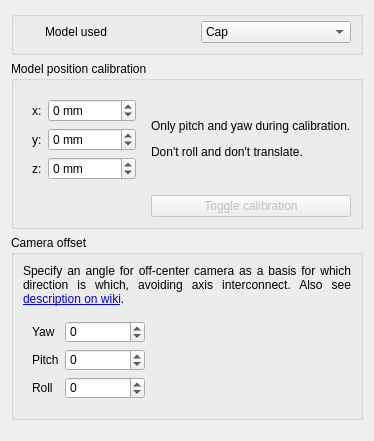
     <widget class="QWidget" name="tab_2">
      <attribute name="title">
       <string>Model</string>
      </attribute>
      <layout class="QVBoxLayout" name="verticalLayout_2">
       <item>
        <widget class="QGroupBox" name="groupBox_6111">
         <property name="sizePolicy">
          <sizepolicy hsizetype="Preferred" vsizetype="Fixed">
           <horstretch>0</horstretch>
           <verstretch>0</verstretch>
          </sizepolicy>
         </property>
         <property name="styleSheet">
          <string notr="true">QFrame { border: 0; }</string>
         </property>
         <layout class="QGridLayout" name="gridLayout_17">
          <property name="leftMargin">
           <number>31</number>
          </property>
          <property name="topMargin">
           <number>4</number>
          </property>
          <item row="0" column="1">
           <widget class="QComboBox" name="model_used">
            <property name="sizeAdjustPolicy">
             <enum>QComboBox::AdjustToMinimumContentsLength</enum>
            </property>
            <property name="iconSize">
             <size>
              <width>32</width>
              <height>32</height>
             </size>
            </property>
            <item>
             <property name="text">
              <string>Cap</string>
             </property>
             <property name="icon">
              <iconset resource="ui-res.qrc">
               <normaloff>:/images/trackhat-hat.png</normaloff>:/images/trackhat-hat.png</iconset>
             </property>
            </item>
            <item>
             <property name="text">
              <string>Clip</string>
             </property>
             <property name="icon">
              <iconset resource="ui-res.qrc">
               <normaloff>:/images/trackhat-clip-right.png</normaloff>:/images/trackhat-clip-right.png</iconset>
             </property>
            </item>
            <item>
             <property name="text">
              <string>Clip left-handed</string>
             </property>
             <property name="icon">
              <iconset resource="ui-res.qrc">
               <normaloff>:/images/trackhat-clip-left.png</normaloff>:/images/trackhat-clip-left.png</iconset>
             </property>
            </item>
           </widget>
          </item>
          <item row="0" column="0">
           <widget class="QLabel" name="label_31">
            <property name="text">
             <string>Model used</string>
            </property>
           </widget>
          </item>
         </layout>
        </widget>
       </item>
       <item>
        <widget class="QGroupBox" name="groupBox_10">
         <property name="sizePolicy">
          <sizepolicy hsizetype="Preferred" vsizetype="Maximum">
           <horstretch>0</horstretch>
           <verstretch>0</verstretch>
          </sizepolicy>
         </property>
         <property name="title">
          <string>Model position calibration</string>
         </property>
         <layout class="QGridLayout" name="gridLayout_11">
          <item row="0" column="0">
           <widget class="QFrame" name="frame_3">
            <property name="frameShape">
             <enum>QFrame::NoFrame</enum>
            </property>
            <property name="frameShadow">
             <enum>QFrame::Raised</enum>
            </property>
            <layout class="QGridLayout" name="gridLayout_12">
             <item row="0" column="0">
              <widget class="QLabel" name="label_61">
               <property name="sizePolicy">
                <sizepolicy hsizetype="Maximum" vsizetype="Preferred">
                 <horstretch>0</horstretch>
                 <verstretch>0</verstretch>
                </sizepolicy>
               </property>
               <property name="text">
                <string>x:</string>
               </property>
              </widget>
             </item>
             <item row="0" column="1">
              <widget class="QSpinBox" name="tx_spin">
               <property name="suffix">
                <string> mm</string>
               </property>
               <property name="minimum">
                <number>-65535</number>
               </property>
               <property name="maximum">
                <number>65536</number>
               </property>
              </widget>
             </item>
             <item row="1" column="0">
              <widget class="QLabel" name="label_62">
               <property name="sizePolicy">
                <sizepolicy hsizetype="Maximum" vsizetype="Preferred">
                 <horstretch>0</horstretch>
                 <verstretch>0</verstretch>
                </sizepolicy>
               </property>
               <property name="text">
                <string>y:</string>
               </property>
              </widget>
             </item>
             <item row="1" column="1">
              <widget class="QSpinBox" name="ty_spin">
               <property name="suffix">
                <string> mm</string>
               </property>
               <property name="minimum">
                <number>-65535</number>
               </property>
               <property name="maximum">
                <number>65536</number>
               </property>
              </widget>
             </item>
             <item row="2" column="0">
              <widget class="QLabel" name="label_66">
               <property name="sizePolicy">
                <sizepolicy hsizetype="Maximum" vsizetype="Preferred">
                 <horstretch>0</horstretch>
                 <verstretch>0</verstretch>
                </sizepolicy>
               </property>
               <property name="text">
                <string>z:</string>
               </property>
              </widget>
             </item>
             <item row="2" column="1">
              <widget class="QSpinBox" name="tz_spin">
               <property name="suffix">
                <string> mm</string>
               </property>
               <property name="minimum">
                <number>-65535</number>
               </property>
               <property name="maximum">
                <number>65536</number>
               </property>
              </widget>
             </item>
            </layout>
           </widget>
          </item>
          <item row="0" column="1">
           <widget class="QLabel" name="label_59">
            <property name="text">
             <string>&lt;html&gt;&lt;head/&gt;&lt;body&gt;&lt;p&gt;Only pitch and yaw during calibration.&lt;/p&gt;&lt;p&gt;Don't roll and don't translate.&lt;/p&gt;&lt;/body&gt;&lt;/html&gt;</string>
            </property>
           </widget>
          </item>
          <item row="2" column="1">
           <widget class="QPushButton" name="tcalib_button">
            <property name="enabled">
             <bool>false</bool>
            </property>
            <property name="text">
             <string>Toggle calibration</string>
            </property>
            <property name="checkable">
             <bool>true</bool>
            </property>
           </widget>
          </item>
         </layout>
        </widget>
       </item>
       <item>
        <widget class="QGroupBox" name="groupBox_5">
         <property name="title">
          <string>Camera offset</string>
         </property>
         <layout class="QGridLayout" name="gridLayout_6">
          <item row="2" column="0">
           <widget class="QLabel" name="label_17">
            <property name="text">
             <string>&lt;html&gt;&lt;head/&gt;&lt;body&gt;&lt;p&gt;Specify an angle for off-center camera as a basis for which direction is which, avoiding axis interconnect. Also see &lt;a href=&quot;https://github.com/opentrack/opentrack/wiki/choosing-camera-offset&quot;&gt;&lt;span style=&quot; text-decoration: underline; color:#0000ff;&quot;&gt;description on wiki&lt;/span&gt;&lt;/a&gt;.&lt;/p&gt;&lt;/body&gt;&lt;/html&gt;</string>
            </property>
            <property name="alignment">
             <set>Qt::AlignJustify|Qt::AlignVCenter</set>
            </property>
            <property name="wordWrap">
             <bool>true</bool>
            </property>
            <property name="margin">
             <number>2</number>
            </property>
            <property name="openExternalLinks">
             <bool>true</bool>
            </property>
           </widget>
          </item>
          <item row="3" column="0" alignment="Qt::AlignLeft">
           <widget class="QGroupBox" name="groupBox_3">
            <property name="styleSheet">
             <string notr="true">QGroupBox
{
	border: 0;
}</string>
            </property>
            <layout class="QGridLayout" name="gridLayout_7">
             <item row="2" column="0">
              <widget class="QLabel" name="label_21">
               <property name="text">
                <string>Roll</string>
               </property>
              </widget>
             </item>
             <item row="2" column="1">
              <widget class="QSpinBox" name="camera_roll">
               <property name="minimumSize">
                <size>
                 <width>80</width>
                 <height>0</height>
                </size>
               </property>
               <property name="minimum">
                <number>-180</number>
               </property>
               <property name="maximum">
                <number>180</number>
               </property>
              </widget>
             </item>
             <item row="0" column="1">
              <widget class="QSpinBox" name="camera_yaw">
               <property name="minimumSize">
                <size>
                 <width>80</width>
                 <height>0</height>
                </size>
               </property>
               <property name="minimum">
                <number>-180</number>
               </property>
               <property name="maximum">
                <number>180</number>
               </property>
              </widget>
             </item>
             <item row="1" column="0">
              <widget class="QLabel" name="label_19">
               <property name="text">
                <string>Pitch</string>
               </property>
              </widget>
             </item>
             <item row="1" column="1">
              <widget class="QSpinBox" name="camera_pitch">
               <property name="minimumSize">
                <size>
                 <width>80</width>
                 <height>0</height>
                </size>
               </property>
               <property name="minimum">
                <number>-180</number>
               </property>
               <property name="maximum">
                <number>180</number>
               </property>
              </widget>
             </item>
             <item row="0" column="0">
              <widget class="QLabel" name="label_18">
               <property name="text">
                <string>Yaw</string>
               </property>
              </widget>
             </item>
            </layout>
           </widget>
          </item>
         </layout>
        </widget>
       </item>
       <item>
        <spacer name="verticalSpacer_5">
         <property name="orientation">
          <enum>Qt::Vertical</enum>
         </property>
         <property name="sizeHint" stdset="0">
          <size>
           <width>20</width>
           <height>10</height>
          </size>
         </property>
        </spacer>
       </item>
      </layout>
     </widget>
